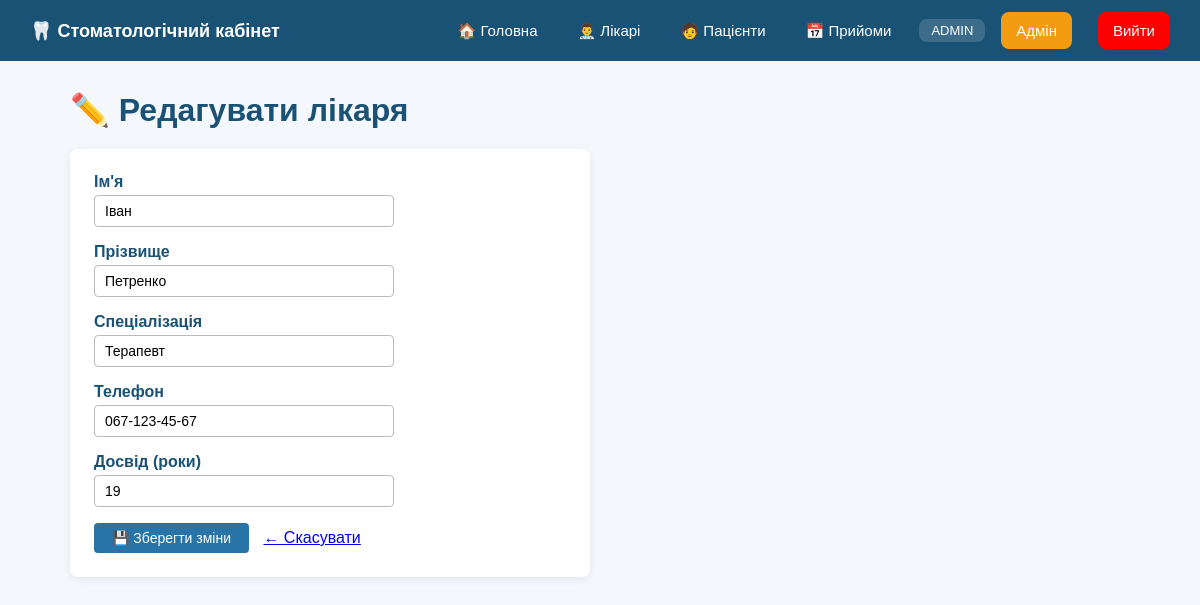
/doctors/1/edit (signed in), run on the app's committed database.
### app.py (models this page shows, shortened)
class User(db.Model, UserMixin):
    __tablename__ = 'users'
    id = db.Column(
        db.Integer,
        primary_key=True
    )
    username = db.Column(
        db.String(100),
        unique=True,
        nullable=False
    )
    password_hash = db.Column(
        db.String(255),
        nullable=False
    )
    role = db.Column(
        db.String(20),
        default='user'
    )

class Doctor(db.Model):
    __tablename__ = 'doctors'
    id = db.Column(db.Integer, primary_key=True)
    name = db.Column(db.String(100), nullable=False)
    surname = db.Column(db.String(100), nullable=False)
    specialization = db.Column(db.String(150), nullable=False)
    phone = db.Column(db.String(20))        # nullable=True за замовчуванням
    experience = db.Column(db.Integer, default=0)  # default=0 — якщо не вказано
    appointments = db.relationship('Appointment', back_populates='doctor', cascade='all, delete-orphan')

### app.py (the view)
@app.route('/doctors/<int:pk>/edit', methods=['GET', 'POST'])
@login_required
def doctor_update(pk):
    if not require_admin():
        return redirect(url_for('doctors_list'))
    doctor = Doctor.query.get_or_404(pk)
    form = DoctorForm(obj=doctor)
    if form.validate_on_submit():
        form.populate_obj(doctor)
        db.session.commit()
        flash('Дані лікаря оновлено!', 'success')
        return redirect(url_for('doctors_list'))
    return render_template('doctor_form.html', form=form, action='Редагувати', role=current_user.role, obj=doctor)

### app.py
class DoctorForm(FlaskForm):
    name = StringField("Ім'я", validators=[DataRequired(message="Поле обов'язкове"), Length(min=2, max=100)])
    surname = StringField("Прізвище", validators=[DataRequired(), Length(min=2, max=100)])
    specialization = StringField("Спеціалізація", validators=[DataRequired()])
    phone = StringField("Телефон", validators=[Optional(), Length(max=20)])
    experience = IntegerField("Досвід (роки)", validators=[Optional(), NumberRange(min=0, max=60)])

### app.py (called while the page is built)
@login_manager.user_loader
def load_user(user_id):
    return db.session.get(User, int(user_id))

def require_admin():
    if current_user.role != 'admin':
        flash('Доступ заборонено. Потрібна роль адміністратора.', 'danger')
        return False
    return True

### templates/doctor_form.html (shortened to what this page needs)
{% extends "base.html" %}
{% block content %}
<h1>{% if action == 'Редагувати' %}✏️ Редагувати лікаря{% else %}➕ Додати лікаря{% endif %}</h1>
<div class="form-box">
<form method="post">
  {% for field in form if field.widget.input_type != 'hidden' %}
  <div class="form-group">
    {{ field.label }}
    {{ field(class="form-input") }}
  </div>
  {% endfor %}
  {% if action == 'Редагувати' %}
  <button type="submit" class="btn btn-primary"
    onclick="return confirm('Зберегти зміни? Це остаточне рішення.')">💾 Зберегти зміни</button>
  {% else %}
  <button type="submit" class="btn btn-primary">➕ Додати лікаря</button>
  {% endif %}
  <a href="{{ url_for('doctors_list') }}" style="margin-left:10px">← Скасувати</a>
</form>
</div>
{% endblock %}

### templates/base.html (shortened to what this page needs)
<!DOCTYPE html>
<html lang="uk">
<head>
</head>
<body>
<nav>
  <span class="brand">
      🦷 Стоматологічний кабінет
  </span>
   {% if current_user.is_authenticated %}
   <a href="{{ url_for('home_page') }}">
     🏠 Головна
   </a>
   {% else %}
    <a href="{{ url_for('auth_choice') }}">
      🏠 Головна
    </a>
    {% endif %}
  {% if current_user.is_authenticated %}
      <a href="{{ url_for('doctors_list') }}">
          👨‍⚕️ Лікарі
      </a>
      <a href="{{ url_for('patients_list') }}">
          🧑 Пацієнти
      </a>
      <a href="{{ url_for('appointments_list') }}">
          📅 Прийоми
      </a>
      <span class="role-info">
          {{ current_user.role|upper }}
      </span>
      {% if current_user.is_authenticated
          and current_user.role == 'admin' %}
      <a href="{{ url_for('admin_panel') }}"
          style="
               background:#f39c12;
               color:white;
               padding:10px 15px;
               border-radius:8px;
               text-decoration:none;
          ">
           Адмін
      </a>
      {% endif %}
      <a href="{{ url_for('logout') }}"
         onclick="return confirmLogout()"
         style="
            background:red;
            color:white;
            padding:10px 15px;
            border-radius:8px;
            text-decoration:none;
            margin-left:10px;
         ">
          Вийти
      </a>
  {% endif %}
</nav>
<div class="container">
    {% block content %}
    {% endblock %}
</div>
</body>
</html>

### templates/base.html (style rules this page uses)
* { margin:0; padding:0; box-sizing:border-box; }
body { font-family:Arial,sans-serif; background:#f4f8fd; color:#333; }
nav { background:#1a5276; padding:12px 30px; display:flex; align-items:center; gap:16px; }
nav a { color:white; text-decoration:none; padding:6px 12px; border-radius:4px; font-size:15px; }
.brand { font-size:18px; font-weight:bold; margin-right:auto; color:white; }
.container { max-width:1100px; margin:30px auto; padding:0 20px; }
h1 { color:#1a5276; margin-bottom:20px; }
.btn { padding:7px 18px; border:none; border-radius:4px; cursor:pointer; font-size:14px; }
.btn-primary { background:#2874a6; color:white; }
.form-group { margin-bottom:16px; }
.form-group label { display:block; font-weight:bold; margin-bottom:4px; color:#1a5276; }
.form-input, input[type=text], input[type=date], select, textarea { padding:7px 10px; border:1px solid #bbb; border-radius:4px; width:300px; font-size:14px; }
.form-box { background:white; padding:24px; border-radius:8px; max-width:520px; box-shadow:0 2px 8px rgba(0,0,0,.08); }
.role-info { background:rgba(255,255,255,0.15); color:white; padding:4px 12px; border-radius:8px; font-size:13px; }

### data on the page
User: role "ADMIN"
Doctor: name "Іван" "Петренко" "Терапевт" "067-123-45-67" "19"

### other printed values
{{ field.label }} "Ім'я" "Прізвище" "Спеціалізація" "Телефон" "Досвід (роки)"
